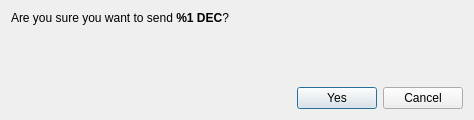
<?xml version="1.0" encoding="UTF-8"?>
<ui version="4.0">
 <class>ConfirmSendDialog</class>
 <widget class="QDialog" name="ConfirmSendDialog">
  <property name="windowModality">
   <enum>Qt::ApplicationModal</enum>
  </property>
  <property name="geometry">
   <rect>
    <x>0</x>
    <y>0</y>
    <width>474</width>
    <height>120</height>
   </rect>
  </property>
  <property name="windowTitle">
   <string>Confirm sending %1 DEC</string>
  </property>
  <layout class="QVBoxLayout" name="verticalLayout">
   <item>
    <layout class="QVBoxLayout" name="verticalLayout_2">
     <item>
      <widget class="QLabel" name="m_confirmLabel">
       <property name="text">
        <string>&lt;html&gt;&lt;head/&gt;&lt;body&gt;&lt;p&gt;Are you sure you want to send &lt;strong&gt;%1 DEC&lt;/strong&gt;?&lt;/p&gt;&lt;/body&gt;&lt;/html&gt;</string>
       </property>
       <property name="textFormat">
        <enum>Qt::RichText</enum>
       </property>
      </widget>
     </item>
     <item>
      <widget class="QLabel" name="m_paymentIdLabel">
       <property name="text">
        <string/>
       </property>
       <property name="textFormat">
        <enum>Qt::RichText</enum>
       </property>
      </widget>
     </item>
     <item>
      <widget class="QLabel" name="m_confirmDonationLabel">
       <property name="text">
        <string/>
       </property>
       <property name="textFormat">
        <enum>Qt::RichText</enum>
       </property>
      </widget>
     </item>
    </layout>
   </item>
   <item>
    <spacer name="verticalSpacer">
     <property name="orientation">
      <enum>Qt::Vertical</enum>
     </property>
     <property name="sizeHint" stdset="0">
      <size>
       <width>20</width>
       <height>40</height>
      </size>
     </property>
    </spacer>
   </item>
   <item>
    <layout class="QHBoxLayout" name="horizontalLayout_2">
     <item>
      <spacer name="horizontalSpacer">
       <property name="orientation">
        <enum>Qt::Horizontal</enum>
       </property>
       <property name="sizeHint" stdset="0">
        <size>
         <width>40</width>
         <height>20</height>
        </size>
       </property>
      </spacer>
     </item>
     <item>
      <widget class="QPushButton" name="m_okButton">
       <property name="text">
        <string>Yes</string>
       </property>
       <property name="icon">
        <iconset resource="../../resources.qrc">
         <normaloff>:/icons/transaction</normaloff>:/icons/transaction</iconset>
       </property>
      </widget>
     </item>
     <item>
      <widget class="QPushButton" name="m_cancelButton">
       <property name="text">
        <string>Cancel</string>
       </property>
       <property name="icon">
        <iconset resource="../../resources.qrc">
         <normaloff>:/icons/cancel</normaloff>:/icons/cancel</iconset>
       </property>
      </widget>
     </item>
    </layout>
   </item>
  </layout>
 </widget>
 <resources>
  <include location="../../resources.qrc"/>
 </resources>
 <connections>
  <connection>
   <sender>m_okButton</sender>
   <signal>clicked()</signal>
   <receiver>ConfirmSendDialog</receiver>
   <slot>accept()</slot>
   <hints>
    <hint type="sourcelabel">
     <x>500</x>
     <y>62</y>
    </hint>
    <hint type="destinationlabel">
     <x>276</x>
     <y>44</y>
    </hint>
   </hints>
  </connection>
  <connection>
   <sender>m_cancelButton</sender>
   <signal>clicked()</signal>
   <receiver>ConfirmSendDialog</receiver>
   <slot>reject()</slot>
   <hints>
    <hint type="sourcelabel">
     <x>417</x>
     <y>62</y>
    </hint>
    <hint type="destinationlabel">
     <x>276</x>
     <y>44</y>
    </hint>
   </hints>
  </connection>
 </connections>
</ui>
